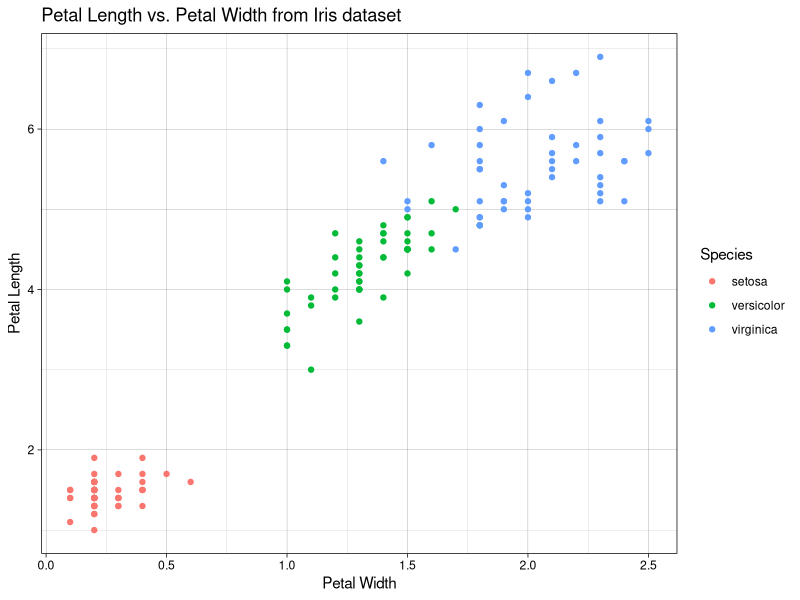
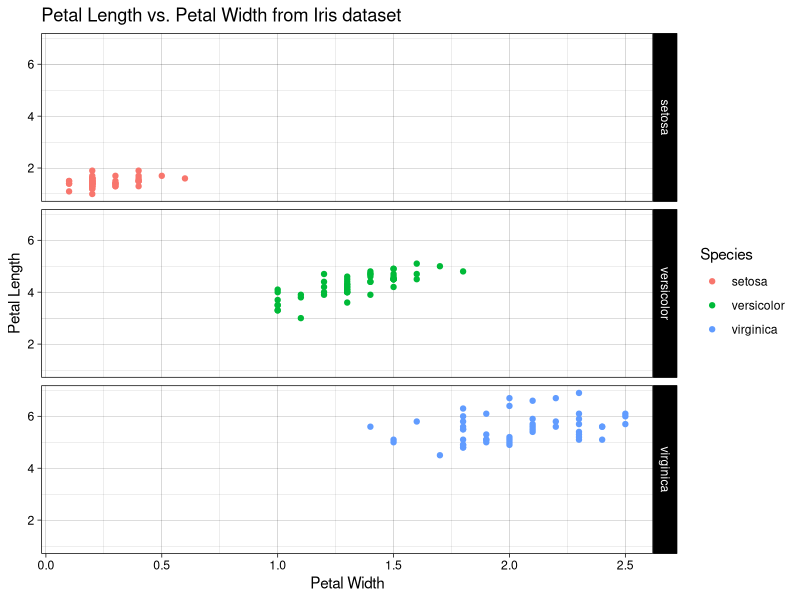

These figures' R source, in order:
###################################
## writing functions in R
###################################

## example with two arguments ##
divide <- function(x,y) {
    return(x/y)
}
divide(3,4)

## example with a default argument ##
divide <-function(x,y = 1) {
  return(x/y)
}

### arguments are matched in order unless they are named
divide(3)         # 3 / 1 (since 1 is default y-value)
divide(3,2)       # 3/2 = 1.5
divide(2,3)       # 2/3 = .666
divide(y = 2, 3)  # 3/2 = 1.5

###################################################
# return is implicit if the function ends with
# an expression (or an assignment)
##################################################

# same divide function as above, with implicit return
divide <-function(x,y = 1) {
  x/y
}

divide(3,2) # 3/2 = 1.5

#################################################
## for loops exist in R, but there is almost
## never a good reason to use them
#################################################

# basic format: iterate over each element in a vector (or list) 
xvalues <- c(1,3,2,9)

# loop over each value of x
for (x in xvalues) {
    cat (x, " ")
}

# 'traditional approach' to loop over each index value
for (i in 1:length(xvalues)) {
  cat (xvalues[i], " ")
}

# Suppose I want to increase each element of 'x' by 1

# Using a for loop is not necessary and would be considered
# bad programming practice
xvalues <- 1:10
for (i in 1:length(xvalues)) {
  xvalues[i] <- xvalues[i] + 1
}
xvalues

# But R lets you do this:
xvalues <- 1:10
xvalues <- xvalues + 1

######################################################################
# Note: For more complex cases, functional approaches 
#    (apply, lapply, sapply) are generally preferred over loops.
# Functional approaches are simpler and more readable 
#     (once understood). 
#
# In R, a 'functional' is a function that takes another function
# as an argument
#####################################################################

calc_statistics <- function(x, f1, f2) {
  c(f1(x), f2(x))
}

mydata <- c(1:10,13)

# calculate mean and median
calc_statistics(mydata, mean, median)

# calculate mean and standard deviation
calc_statistics(mydata, mean, sd)

######################################################################
## apply - applies a function to a row (MARGIN = 1) 
## or column (MARGIN = 2) of a matrix. 
######################################################################

###########################################
# example: find max of each row of 'm'
###########################################
m <- matrix(1:20, ncol=5, byrow=TRUE)
m
rowMaxes <- apply(m, 1, max)
rowMaxes

###############################################################
## add the 'n' smallest numbers in a vector
## Note: could also return sum(sort(x)[1:n])
###############################################################
add.smallest <- function(x, n=2) {
  x.sorted <- sort(x)
  sum(x.sorted[1:n])
}

ans.row <- apply(m, 1, add.smallest) ## for each row
ans.row

ans.col <- apply(m, 2, add.smallest) ## for each col
ans.col

# additional arguments can be included after the function name
ans.row.4 <- apply(m, 1, add.smallest, n = 4)
ans.row.4

# function to add the 2 smallest values of a vector
add2Smallest <- function(x) {
  sum(sort(x)[1:2])
}

# use apply with named function, applied to each row
apply(m, 1, add2Smallest)

## alternative format using an inline (anonymous) function
apply(m, 1, function(x) {
    sum(sort(x)[1:2])
})

## another alternative format using an inline (anonymous) function
apply(m, 1, function(x) sum(sort(x)[1:2]))

## lapply applies a function to each object in a list or vector, 
## and returns a list
person <- list(name = "Bob", sibling.ages = c(43,21), pet.ages = c(8,3))
lapply(person, length)

## sapply does the same but returns a vector
sapply(person, length)

#############################################
# if statements - follows C/C++/Java format
#############################################
compare <-function(x, ref = 0) {
  if (x < ref) {
    cat("the number", x, "is less than", ref, "\n")
  } else if (x > ref) {
    cat("the number", x, "is greater than", ref, "\n")
  } else {
    cat("the number", x, "is equal to", ref, "\n")
  }
}

compare(5, 3)



#############################################
# Facet grid - with ggplot, facet_grid can
# be used to generate separate plots based
# on the value of one or more variables
#############################################

library(ggplot2)
ggplot(iris, aes(x=Petal.Width, y=Petal.Length)) +
  geom_point(aes(color = Species)) +
  ggtitle("Petal Length vs. Petal Width from Iris dataset") +
  labs(x = "Petal Width", y = "Petal Length") + theme_linedraw()

# use facet_grid to generate separate plots based on Species

ggplot(iris, aes(x=Petal.Width, y=Petal.Length, color = Species)) +
  geom_point() +
  ggtitle("Petal Length vs. Petal Width from Iris dataset") +
  labs(x = "Petal Width", y = "Petal Length") + theme_linedraw() +
  facet_grid(rows = vars(Species))


#######################################################################
# Question set (use the grades matrix below):
#######################################################################

grades <- matrix(c(71,86,82,93,87,92,85,85,98,99,100,92),ncol=3,byrow=T)
rownames(grades) <- c("Steve", "Joe", "Jane", "Andrea")
grades

# 1. Using the apply function, find the following:

# (a) mean grade for each student (rows)

# (b) mean grade for each assignment (columns)

# (c) median grade for each assignment


################################################
# Additional Practice Problems
################################################

# 1. Write a function called min.positive which takes a vector 'x' as an
#    argument and returns the smallest positive number from the vector.
#    For example, for v <- c(-3,10,2), min.positive(v) would return 2

# 2. Write a function called min.max which takes a vector x as an argument 
#    and returns a list containing two named elements, the minimum of x and the
#    maximum of x. Use this function to find the minimum and maximum of the 
#    vector below:

v <- c(1:10, -13, 90, 2:20)

# 3. Include the following code in your script to create a matrix containing 
#    the numbers 1 - 30 across 50 columns. Use the 'apply' function
#    to find the standard deviation of each row

m = matrix(1:30, ncol = 5, byrow = TRUE)
